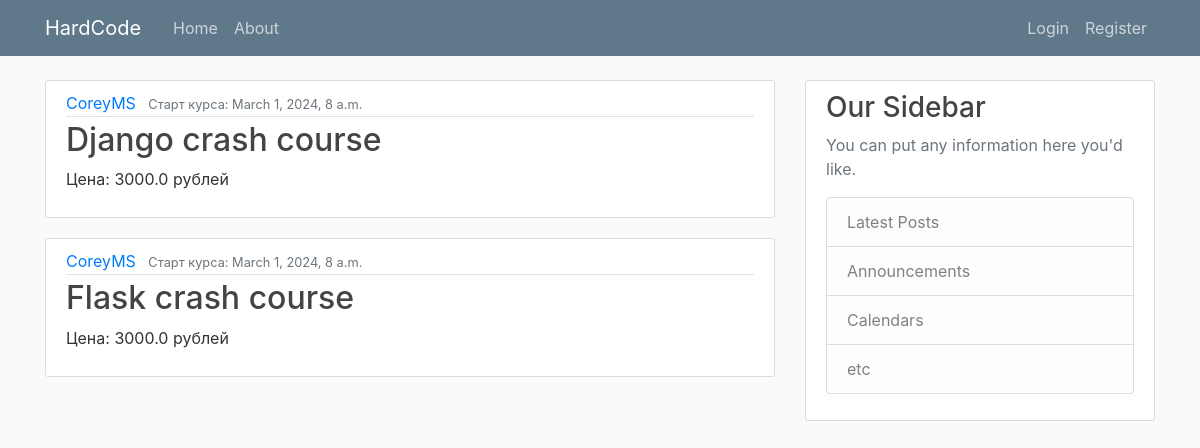
The page / on the database its author committed.
### edu/models.py (models this page shows, shortened)
class Product(models.Model):
    author = models.CharField(max_length=100)
    title = models.CharField(max_length=200)
    start_date_time = models.DateTimeField()
    price = models.FloatField()
    min_users = models.IntegerField()
    max_users = models.IntegerField()

### edu/views.py (the view)
# urls.py: path('', views.home, name='edu-home'),
def home(request):
    context = {
        'title': 'Курсы',
        'products': Product.objects.all()
    }
    return render(request, 'edu/home.html', context)

### edu/templates/edu/home.html
{% extends "edu/base.html" %}
{% block content %}
    {% for product in products %}
        <article class="media content-section">
          <div class="media-body">
            <div class="article-metadata">
              <a class="mr-2" href="#">{{ product.author }}</a>
              <small class="text-muted">Старт курса: {{ product.start_date_time }} </small>
            </div>
            <h2><a class="article-title" href="#">{{ product.title }}</a></h2>
            <p class="article-content">Цена: {{ product.price }} рублей</p>
          </div>
        </article>
    {% endfor %}
{% endblock content %}

### edu/static/edu/main.css (style rules this page uses)
body { background: #fafafa; color: #333333; margin-top: 5rem; }
h1, h2, h3, h4, h5, h6 { color: #444444; }
.content-section { background: #ffffff; padding: 10px 20px; border: 1px solid #dddddd; border-radius: 3px; margin-bottom: 20px; }
.article-title { color: #444444; }
.article-content { white-space: pre-line; }
.article-metadata { padding-bottom: 1px; margin-bottom: 4px; border-bottom: 1px solid #e3e3e3 }

### rows shown on the page
Product: author "CoreyMS", start_date_time "March 1, 2024, 8 a.m.", title "Django crash course", price "3000.0"
Product: author "CoreyMS", start_date_time "March 1, 2024, 8 a.m.", title "Flask crash course", price "3000.0"
